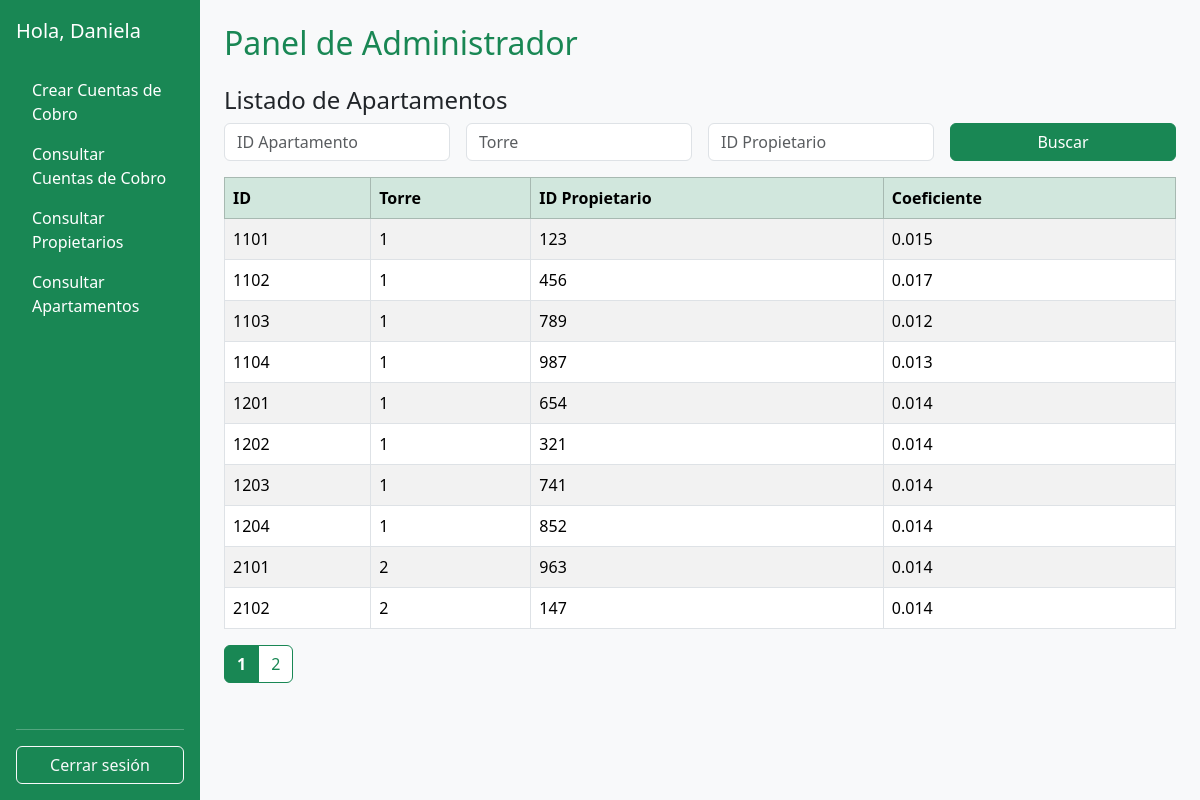
Before: /presentacion/SesionAdministrador.php?apartamentos=1 (signed in) with the older database file.
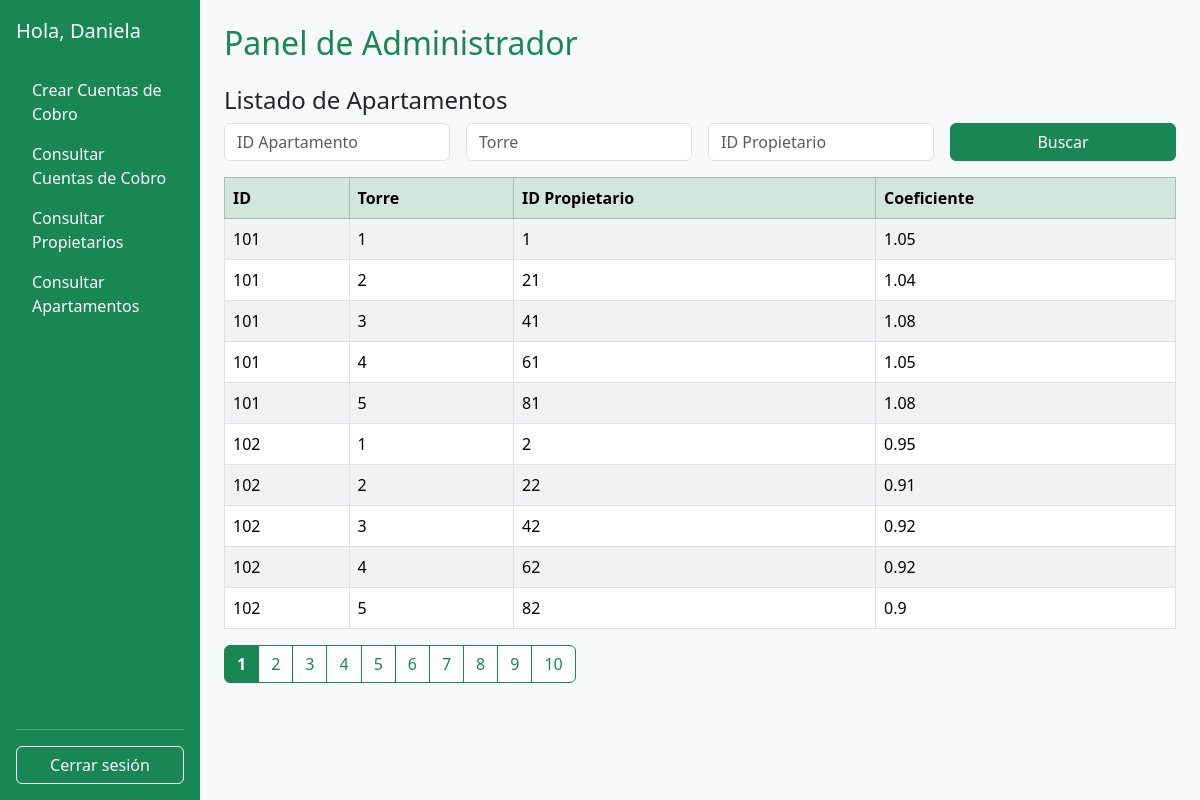
After: the same page with the newer database file.
### tables this page shows
CREATE TABLE `administrador` (
  `IdAdministrador` int(11) NOT NULL,
  `Nombre` varchar(20) NOT NULL,
  `Apellido` varchar(20) NOT NULL,
  `Correo` varchar(20) NOT NULL,
  `NumeroTelefono` varchar(11) NOT NULL,
  `FechaNacimiento` date NOT NULL,
  `Clave` varchar(20) NOT NULL,
  PRIMARY KEY (`IdAdministrador`)
);

CREATE TABLE `apartamento` (
  `IdApartamento` int(11) NOT NULL,
  `Torre` int(11) NOT NULL,
  `Propietario_IdPropietario` int(11) NOT NULL,
  `Coeficiente` float DEFAULT NULL,
  PRIMARY KEY (`IdApartamento`,`Torre`),
  KEY `fk_Apartamento_Propietario1_idx` (`Propietario_IdPropietario`),
  CONSTRAINT `fk_Apartamento_Propietario1` FOREIGN KEY (`Propietario_IdPropietario`) REFERENCES `propietario` (`IdPropietario`) ON DELETE NO ACTION ON UPDATE NO ACTION
);

### logica/Administrador.php (called while the page is built, shortened)
<?php
require_once(__DIR__ . "/../persistencia/Conexion.php");
require_once(__DIR__ . "/Persona.php");
class Administrador extends Persona
{
    public function consultar()
    {
        $conexion = new Conexion();
        $administradorDAO = new AdministradorDAO($this->id);
        $conexion->abrir();
        $conexion->ejecutar($administradorDAO->consultar());
        $datos = $conexion->registro();
        if ($datos) {
            $this->nombre = $datos[0];
        }
    }
}

### persistencia/Conexion.php (called while the page is built, shortened)
<?php
class Conexion{
    private $conexion;
    private $resultado;
    public function abrir(){
        $this -> conexion = new mysqli("localhost", "root", "", "bdconjunto");
    }
    public function ejecutar($sentencia){
        $this -> resultado = $this -> conexion -> query($sentencia);
    }
    public function registro(){
        return $this -> resultado -> fetch_row();
    }
}
?>

### logica/Persona.php (called while the page is built, shortened)
<?php
abstract class Persona {
    protected $nombre;
    public function __construct($id = "", $nombre="", $apellido="", $correo="", $clave="", $telefono="") {
        $this->nombre = $nombre;
    }
    public function getNombre() {
        return $this->nombre;
    }
}
?>

### logica/Apartamento.php (called while the page is built, shortened)
<?php
require_once(__DIR__ . "/../persistencia/ApartamentoDAO.php");
require_once(__DIR__ . "/../persistencia/Conexion.php");
class Apartamento {
    private $idApartamento;
    private $torre;
    private $propietarioId;
    private $coeficiente;
    public function __construct($idApartamento = null, $torre = null, $propietarioId = null, $coeficiente = null) {
        $this->idApartamento = $idApartamento;
        $this->torre = $torre;
        $this->propietarioId = $propietarioId;
        $this->coeficiente = $coeficiente;
    }
    public function getIdApartamento() { return $this->idApartamento; }
    public function getTorre() { return $this->torre; }
    public function getPropietarioId() { return $this->propietarioId; }
    public function getCoeficiente() { return $this->coeficiente; }
    public static function consultarTodos() {
        $conexion = new Conexion();
        $dao = new ApartamentoDAO();
        $conexion->abrir();
        $conexion->ejecutar($dao->consultarTodos());
        $resultados = [];
        while (($registro = $conexion->registro())) {
            $resultados[] = new Apartamento($registro[0], $registro[1], $registro[2], $registro[3]);
        }
        return $resultados;
    }
}
?>

### persistencia/ApartamentoDAO.php (called while the page is built, shortened)
<?php
class ApartamentoDAO
{
    public function consultarTodos()
    {
        return "SELECT IdApartamento, Torre, Propietario_IdPropietario, Coeficiente
                FROM apartamento";
    }
}
?>

### presentacion/sesionAdministrador.php (the view, shortened to what this page needs)
<?php
require_once('../logica/Administrador.php');
require_once('../logica/Apartamento.php');
$id = $_SESSION["id"];
$admin = new Administrador($id);
$admin->consultar();
?>
<!DOCTYPE html>
<html lang="es">
<head>
    <link href="https://cdn.jsdelivr.net/npm/bootstrap@5.3.5/dist/css/bootstrap.min.css" rel="stylesheet" />
</head>
<body>
    <div class="container-fluid">
        <div class="row vh-100">
            <nav class="col-lg-3 col-xl-2 d-none d-lg-flex flex-column p-3 text-white bg-success">
                <span class="fs-5 mb-4">Hola, <?php echo htmlspecialchars($admin->getNombre()); ?></span>
                <ul class="nav nav-pills flex-column mb-auto">
                    <li class="nav-item"><a href="crearCuentasCobro.php" class="nav-link text-white">Crear Cuentas de Cobro</a></li>
                    <li><a href="consultarCuentasCobro.php" class="nav-link text-white">Consultar Cuentas de Cobro</a></li>
                    <li><a href="consultarPropietarios.php" class="nav-link text-white">Consultar Propietarios</a></li>
                    <li><a href="SesionAdministrador.php?apartamentos=1" class="nav-link text-white">Consultar Apartamentos</a></li>
                </ul>
                <hr class="text-white" />
                <a href="cerrarsesion.php" class="btn btn-outline-light w-100">Cerrar sesión</a>
            </nav>
            <main class="col-12 col-lg-9 col-xl-10 p-4 bg-light">
                <h2 class="text-success">Panel de Administrador</h2>
                <?php if (isset($_GET['apartamentos'])): ?>
                    <h4 class="mt-4">Listado de Apartamentos</h4>
                    <form method="GET" class="row g-3 mb-3">
                        <div class="col-md-3">
                            <input type="text" name="id_apartamento" class="form-control" placeholder="ID Apartamento"
                                value="<?php echo isset($_GET['id_apartamento']) ? htmlspecialchars($_GET['id_apartamento']) : ''; ?>">
                        </div>
                        <div class="col-md-3">
                            <input type="text" name="torre" class="form-control" placeholder="Torre"
                                value="<?php echo isset($_GET['torre']) ? htmlspecialchars($_GET['torre']) : ''; ?>">
                        </div>
                        <div class="col-md-3">
                            <input type="text" name="id_propietario" class="form-control" placeholder="ID Propietario"
                                value="<?php echo isset($_GET['id_propietario']) ? htmlspecialchars($_GET['id_propietario']) : ''; ?>">
                        </div>
                        <div class="col-md-3">
                            <button type="submit" class="btn btn-success w-100">Buscar</button>
                        </div>
                    </form>
                    <?php
                    $apartamento = new Apartamento();
                    $todos = $apartamento->consultarTodos();
                    $id_apartamento_filtro = isset($_GET['id_apartamento']) ? strtolower(trim($_GET['id_apartamento'])) : '';
                    $torre_filtro = isset($_GET['torre']) ? strtolower(trim($_GET['torre'])) : '';
                    $id_propietario_filtro = isset($_GET['id_propietario']) ? strtolower(trim($_GET['id_propietario'])) : '';
                    $filtrados = array_filter($todos, function ($a) use ($id_apartamento_filtro, $torre_filtro, $id_propietario_filtro) {
                        $id_apto = strtolower($a->getIdApartamento());
                        $torre = strtolower($a->getTorre());
                        $id_prop = strtolower($a->getPropietarioId());
                        return (empty($id_apartamento_filtro) || str_contains($id_apto, $id_apartamento_filtro)) &&
                            (empty($torre_filtro) || str_contains($torre, $torre_filtro)) &&
                            (empty($id_propietario_filtro) || str_contains($id_prop, $id_propietario_filtro));
                    });
                    $filtrados = array_values($filtrados);
                    $total = count($filtrados);
                    $porPagina = 10;
                    $paginaActual = isset($_GET['pagina']) ? max(1, intval($_GET['pagina'])) : 1;
                    $totalPaginas = ceil($total / $porPagina);
                    $inicio = ($paginaActual - 1) * $porPagina;
                    $pagActual = array_slice($filtrados, $inicio, $porPagina);
                    ?>
                    <table class="table table-bordered table-striped mt-3">
                        <thead class="table-success">
                            <tr>
                                <th>ID</th>
                                <th>Torre</th>
                                <th>ID Propietario</th>
                                <th>Coeficiente</th>
                            </tr>
                        </thead>
                        <tbody>
                            <?php
                            if (empty($pagActual)) {
                                echo '<tr><td colspan="4" class="text-center">No se encontraron resultados.</td></tr>';
                            } else {
                                foreach ($pagActual as $a) {
                                    echo "<tr>
                                        <td>" . htmlspecialchars($a->getIdApartamento()) . "</td>
                                        <td>" . htmlspecialchars($a->getTorre()) . "</td>
                                        <td>" . htmlspecialchars($a->getPropietarioId()) . "</td>
                                        <td>" . htmlspecialchars($a->getCoeficiente()) . "</td>
                                    </tr>";
                                }
                            }
                            ?>
                        </tbody>
                    </table>
                    <?php if ($totalPaginas > 1): ?>
                        <nav>
                            <ul class="pagination">
                                <?php for ($i = 1; $i <= $totalPaginas; $i++): ?>
                                    <?php if ($i === $paginaActual): ?>
                                        <li class="page-item active">
                                            <a class="page-link bg-success text-white fw-bold border-success"
                                                href="?apartamentos=1&id_apartamento=<?php echo urlencode($id_apartamento_filtro); ?>&torre=<?php echo urlencode($torre_filtro); ?>&id_propietario=<?php echo urlencode($id_propietario_filtro); ?>&pagina=<?php echo $i; ?>">
                                                <?php echo $i; ?>
                                            </a>
                                        </li>
                                    <?php else: ?>
                                        <li class="page-item">
                                            <a class="page-link bg-white text-success border-success"
                                                href="?apartamentos=1&id_apartamento=<?php echo urlencode($id_apartamento_filtro); ?>&torre=<?php echo urlencode($torre_filtro); ?>&id_propietario=<?php echo urlencode($id_propietario_filtro); ?>&pagina=<?php echo $i; ?>">
                                                <?php echo $i; ?>
                                            </a>
                                        </li>
                                    <?php endif; ?>
                                <?php endfor; ?>
                            </ul>
                        </nav>
                    <?php endif; ?>
                <?php else: ?>
                    <p class="mt-4">Selecciona una opción del menú para comenzar.</p>
                <?php endif; ?>
            </main>
        </div>
    </div>
</body>
</html>

Changed rows visible on the page:
removed apartamento: IdApartamento "1101", Torre "1", Propietario_IdPropietario "123", Coeficiente "0.015"
removed apartamento: IdApartamento "1102", Torre "1", Propietario_IdPropietario "456", Coeficiente "0.017"
removed apartamento: IdApartamento "1103", Torre "1", Propietario_IdPropietario "789", Coeficiente "0.012"
removed apartamento: IdApartamento "1104", Torre "1", Propietario_IdPropietario "987", Coeficiente "0.013"
removed apartamento: IdApartamento "1201", Torre "1", Propietario_IdPropietario "654", Coeficiente "0.014"
removed apartamento: IdApartamento "1202", Torre "1", Propietario_IdPropietario "321", Coeficiente "0.014"
removed apartamento: IdApartamento "1203", Torre "1", Propietario_IdPropietario "741", Coeficiente "0.014"
removed apartamento: IdApartamento "1204", Torre "1", Propietario_IdPropietario "852", Coeficiente "0.014"
removed apartamento: IdApartamento "2101", Torre "2", Propietario_IdPropietario "963", Coeficiente "0.014"
removed apartamento: IdApartamento "2102", Torre "2", Propietario_IdPropietario "147", Coeficiente "0.014"
added apartamento: IdApartamento "101", Torre "1", Propietario_IdPropietario "1", Coeficiente "1.05"
added apartamento: IdApartamento "101", Torre "2", Propietario_IdPropietario "21", Coeficiente "1.04"
added apartamento: IdApartamento "101", Torre "3", Propietario_IdPropietario "41", Coeficiente "1.08"
added apartamento: IdApartamento "101", Torre "4", Propietario_IdPropietario "61", Coeficiente "1.05"
added apartamento: IdApartamento "101", Torre "5", Propietario_IdPropietario "81", Coeficiente "1.08"
added apartamento: IdApartamento "102", Torre "1", Propietario_IdPropietario "2", Coeficiente "0.95"
added apartamento: IdApartamento "102", Torre "2", Propietario_IdPropietario "22", Coeficiente "0.91"
added apartamento: IdApartamento "102", Torre "3", Propietario_IdPropietario "42", Coeficiente "0.92"
added apartamento: IdApartamento "102", Torre "4", Propietario_IdPropietario "62", Coeficiente "0.92"
added apartamento: IdApartamento "102", Torre "5", Propietario_IdPropietario "82", Coeficiente "0.9"
Other visible differences:
new list line: "3"
new list line: "4"
new list line: "5"
new list line: "6"
new list line: "7"
new list line: "8"
new list line: "9"
new list line: "10"
